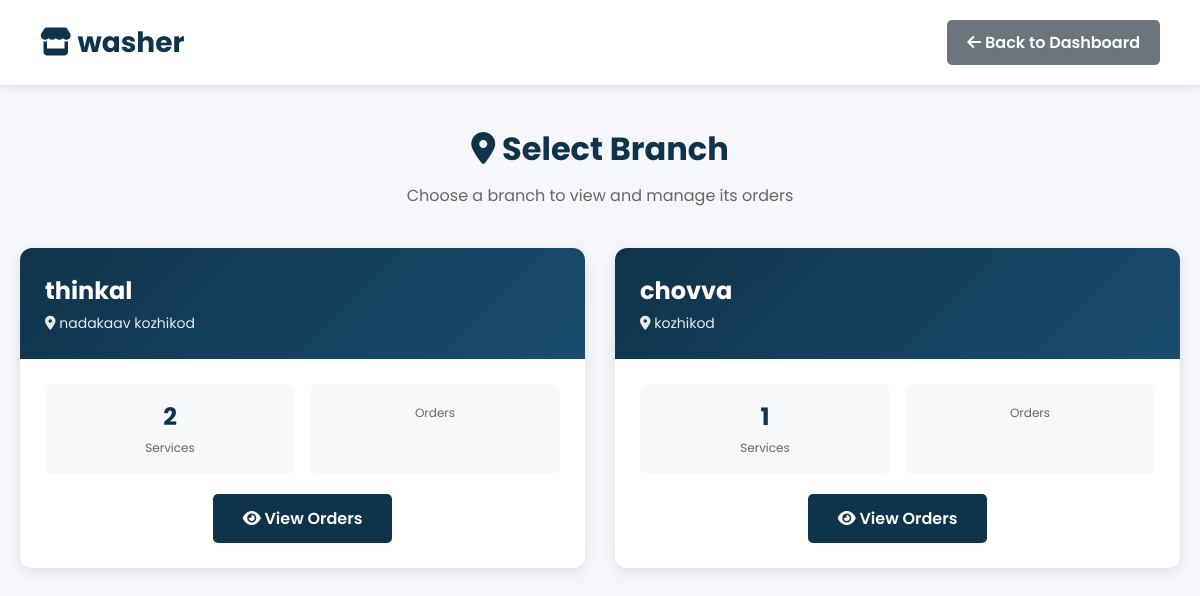
/shop/select-branch/ (signed in), run on the app's committed database.
### shop/models.py (models this page shows, shortened)
class LaundryShop(models.Model):
    name = models.CharField(max_length=100, unique=True)
    email = models.EmailField(unique=True)
    password = models.CharField(max_length=128, blank=True)
    address = models.TextField(blank=True)
    phone = models.CharField(max_length=15, blank=True)
    city = models.CharField(max_length=100, blank=True)
    latitude = models.FloatField(blank=True, null=True)
    longitude = models.FloatField(blank=True, null=True)
    is_approved = models.BooleanField(default=False)
    is_open = models.BooleanField(default=True)
    created_at = models.DateTimeField(default=timezone.now)

class Branch(models.Model):
    shop = models.ForeignKey(LaundryShop, on_delete=models.CASCADE, related_name='branches')
    name = models.CharField(max_length=100)
    address = models.TextField()
    phone = models.CharField(max_length=15, blank=True)
    created_at = models.DateTimeField(default=timezone.now)
    class Meta:
        unique_together = ('shop', 'name')

### shop/views.py (the view)
# urls.py: path("shop/select-branch/", views.select_branch, name="select_branch"),
@shop_login_required
def select_branch(request):
    shop_id = request.session.get('shop_id')
    shop = get_object_or_404(LaundryShop, id=shop_id)
    branches = Branch.objects.filter(shop=shop).prefetch_related('services')
    context = {
        'shop': shop,
        'branches': branches,
    }
    return render(request, 'select_branch.html', context)

### shop/views.py (called while the page is built)
def is_shop_logged_in(request):
    return 'shop_id' in request.session

def shop_login_required(view_func):
    from functools import wraps
    @wraps(view_func)
    def wrapper(request, *args, **kwargs):
        if not is_shop_logged_in(request):
            messages.error(request, "Please login to access this page")
            return redirect("shop_login")
        return view_func(request, *args, **kwargs)
    return wrapper

### shop/templates/select_branch.html (shortened to what this page needs)
{% load static %}
<!DOCTYPE html>
<html lang="en">
<head>
    <link rel="stylesheet" href="https://cdnjs.cloudflare.com/ajax/libs/font-awesome/6.0.0-beta3/css/all.min.css">
</head>
<body>
    <div class="header">
        <h1><i class="fas fa-store"></i> {{ shop.name }}</h1>
        <div>
            <a href="{% url 'shop_dashboard' %}" class="btn btn-secondary">
                <i class="fas fa-arrow-left"></i> Back to Dashboard
            </a>
        </div>
    </div>
    <div class="container">
        <div class="page-title">
            <h1><i class="fas fa-map-marker-alt"></i> Select Branch</h1>
            <p>Choose a branch to view and manage its orders</p>
        </div>
        {% if branches %}
        <div class="branches-grid">
            {% for branch in branches %}
            <div class="branch-card">
                <div class="branch-header">
                    <h3>{{ branch.name }}</h3>
                    <p><i class="fas fa-location-dot"></i> {{ branch.address }}</p>
                </div>
                <div class="branch-body">
                    <div class="branch-stats">
                        <div class="stat-item">
                            <span class="stat-value">{{ branch.services.count }}</span>
                            <span class="stat-label">Services</span>
                        </div>
                        <div class="stat-item">
                            <span class="stat-label">Orders</span>
                        </div>
                    </div>
                    <div class="branch-actions">
                        <a href="{% url 'branch_orders' branch.id %}" class="btn btn-primary">
                            <i class="fas fa-eye"></i> View Orders
                        </a>
                    </div>
                </div>
            </div>
            {% endfor %}
        </div>
        {% endif %}
    </div>
</body>
</html>

### shop/templates/select_branch.html (style rules this page uses)
* { margin: 0; padding: 0; font-family: "Poppins", sans-serif; box-sizing: border-box; }
body { background: #f5f7fa; min-height: 100vh; }
.header { background: white; padding: 20px 40px; box-shadow: 0 2px 10px rgba(0,0,0,0.1); display: flex; justify-content: space-between; align-items: center; position: sticky; top: 0; z-index: 100; }
.header h1 { color: #0f334bff; font-size: 28px; }
.btn { padding: 10px 20px; border-radius: 5px; text-decoration: none; font-weight: 600; transition: all 0.3s; border: none; cursor: pointer; display: inline-block; }
.btn-secondary { background: #6c757d; color: white; }
.container { max-width: 1200px; margin: 0 auto; padding: 40px 20px; }
.page-title { text-align: center; margin-bottom: 40px; color: #0f334bff; }
.page-title h1 { font-size: 32px; margin-bottom: 10px; }
.page-title p { color: #666; font-size: 16px; }
.branches-grid { display: grid; grid-template-columns: repeat(auto-fit, minmax(350px, 1fr)); gap: 30px; margin-top: 30px; }
.branch-card { background: white; border-radius: 12px; box-shadow: 0 4px 15px rgba(0,0,0,0.1); overflow: hidden; transition: transform 0.3s, box-shadow 0.3s; }
.branch-header { background: linear-gradient(135deg, #0f334bff 0%, #1a4d6e 100%); color: white; padding: 25px; }
.branch-header h3 { font-size: 24px; margin-bottom: 5px; }
.branch-header p { opacity: 0.9; font-size: 14px; }
.branch-body { padding: 25px; }
.branch-stats { display: grid; grid-template-columns: repeat(2, 1fr); gap: 15px; margin-bottom: 20px; }
.stat-item { text-align: center; padding: 15px; background: #f8f9fa; border-radius: 8px; }
.stat-value { font-size: 24px; font-weight: 700; color: #0f334bff; display: block; }
.stat-label { font-size: 12px; color: #666; margin-top: 5px; }
.branch-actions { text-align: center; }
.btn-primary { background: #0f334bff; color: white; padding: 12px 30px; font-size: 16px; }

### data on the page
LaundryShop: name "washer"
Branch: name "thinkal", address "nadakaav kozhikod", services.count "2"
Branch: name "chovva", address "kozhikod", services.count "1"
